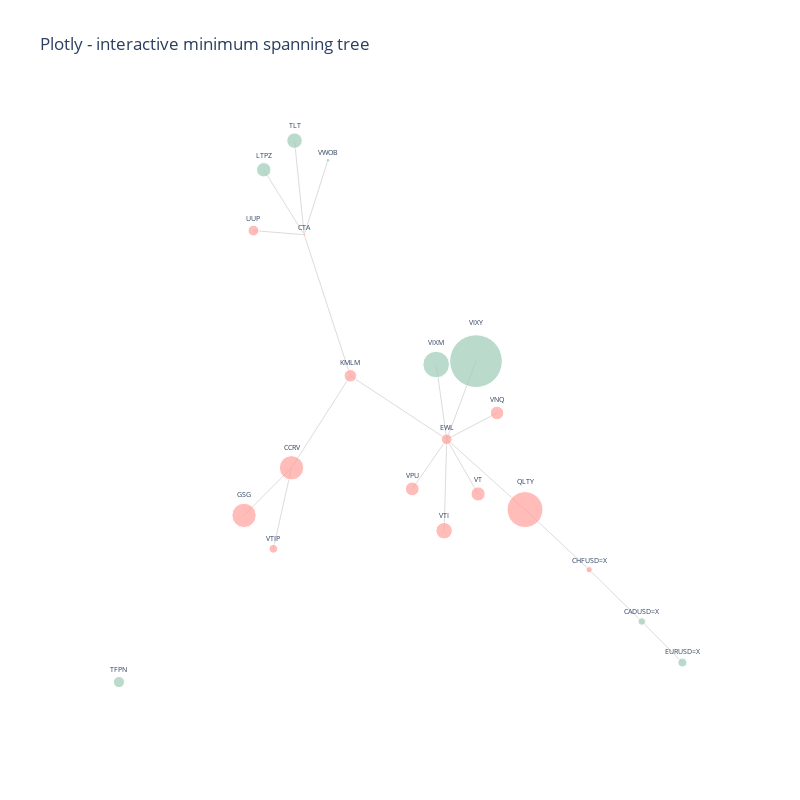

Notebook code for this chart:
### Code cell
figEtf = plot_graph(etfData, 0.3)

#TODO ?

# Save interactive vis to json
figEtf.write_json(etfGraphJsonFile)
#figEtf.write_image("assets/stock_correlations2.png", format='png')
#figEtf.write_image("assets/stock_correlations2.svg", format='svg')
#figEtf.write_image("assets/stock_correlations2.webp", format='webp')

figEtf2 = px.scatter()
figEtf2.write_html(etfGraphImgFile)

### Figure 1 — Plotly figure (JSON) as saved in the notebook; plotly's stock layout.template omitted (floating-point values rounded to 4 significant figures)
{"data": [{"hoverinfo": "none", "line": {"color": "#DCDCDC", "width": 1}, "mode": "lines", "showlegend": false, "type": "scatter", "x": [0.8576, 0.6726, null, 0.8576, 1, null, -0.3729, -0.5396, null, -0.3729, -0.1662, null, -0.3729, -0.4365, null, 0.6726, 0.4473, null, -0.3283, -0.1662, null, -0.3283, -0.4703, null, -0.3283, -0.3623, null, -0.3283, -0.5066, null, -0.3283, -0.2449, null, 0.1724, -0.1662, null, 0.1724, 0.4473, null, 0.1724, 0.1353, null, 0.1724, 0.2751, null, 0.1724, 0.3491, null, 0.1724, 0.05119, null, 0.1724, 0.2826, null, 0.1724, 0.1632, null], "y": [-0.4013, -0.2941, null, -0.4013, -0.4863, null, -0.08312, -0.1816, null, -0.08312, 0.1073, null, -0.08312, -0.2508, null, -0.2941, -0.1696, null, 0.3994, 0.1073, null, 0.3994, 0.5338, null, 0.3994, 0.5941, null, 0.3994, 0.4079, null, 0.3994, 0.5536, null, -0.02409, 0.1073, null, -0.02409, -0.1696, null, -0.02409, 0.1307, null, -0.02409, 0.1376, null, -0.02409, 0.03043, null, -0.02409, -0.1268, null, -0.02409, -0.1372, null, -0.02409, -0.2134, null]}, {"hoverinfo": "text", "hovertext": ["<b>CADUSD=X</b><br>Annualized Returns: 2.3%<br>Annualized Volatility: 7.1%<br><br>Strongest correlations with: <br>EURUSD=X: 0.53<br>CHFUSD=X: 0.44<br>QLTY: -0.27<br><br>Weakest correlations with: <br>VTI: -0.00<br>VT: -0.01<br>LTPZ: -0.01<br>", "<b>CCRV</b><br>Annualized Returns: -23.6%<br>Annualized Volatility: 21.2%<br><br>Strongest correlations with: <br>GSG: 0.92<br>KMLM: 0.35<br>VTIP: 0.35<br><br>Weakest correlations with: <br>CHFUSD=X: -0.01<br>EURUSD=X: -0.03<br>CTA: -0.04<br>", "<b>CHFUSD=X</b><br>Annualized Returns: -1.6%<br>Annualized Volatility: 7.9%<br><br>Strongest correlations with: <br>EURUSD=X: 0.75<br>CADUSD=X: 0.44<br>QLTY: -0.32<br><br>Weakest correlations with: <br>VWOB: -0.00<br>KMLM: 0.00<br>CCRV: -0.01<br>", "<b>CTA</b><br>Annualized Returns: -0.3%<br>Annualized Volatility: 17.2%<br><br>Strongest correlations with: <br>UUP: 0.41<br>VTIP: -0.41<br>KMLM: 0.40<br><br>Weakest correlations with: <br>QLTY: -0.00<br>GSG: -0.03<br>VIXM: 0.03<br>", "<b>EURUSD=X</b><br>Annualized Returns: 3.2%<br>Annualized Volatility: 7.8%<br><br>Strongest correlations with: <br>CHFUSD=X: 0.75<br>CADUSD=X: 0.53<br>QLTY: -0.31<br><br>Weakest correlations with: <br>KMLM: 0.01<br>TFPN: 0.02<br>VTI: -0.02<br>", "<b>EWL</b><br>Annualized Returns: -4.6%<br>Annualized Volatility: 16.4%<br><br>Strongest correlations with: <br>VT: 0.81<br>VTI: 0.74<br>VNQ: 0.62<br><br>Weakest correlations with: <br>CADUSD=X: 0.02<br>EURUSD=X: -0.02<br>CHFUSD=X: -0.07<br>", "<b>GSG</b><br>Annualized Returns: -23.5%<br>Annualized Volatility: 24.2%<br><br>Strongest correlations with: <br>CCRV: 0.92<br>KMLM: 0.36<br>VTIP: 0.35<br><br>Weakest correlations with: <br>CHFUSD=X: -0.02<br>CTA: -0.03<br>EURUSD=X: -0.04<br>", "<b>KMLM</b><br>Annualized Returns: -6.3%<br>Annualized Volatility: 17.2%<br><br>Strongest correlations with: <br>VWOB: -0.49<br>TLT: -0.46<br>CTA: 0.40<br><br>Weakest correlations with: <br>CHFUSD=X: 0.00<br>EURUSD=X: 0.01<br>VIXY: 0.10<br>", "<b>LTPZ</b><br>Annualized Returns: 8.3%<br>Annualized Volatility: 18.5%<br><br>Strongest correlations with: <br>TLT: 0.81<br>VTIP: 0.68<br>VWOB: 0.58<br><br>Weakest correlations with: <br>CADUSD=X: -0.01<br>EURUSD=X: 0.02<br>CHFUSD=X: 0.02<br>", "<b>QLTY</b><br>Annualized Returns: -51.3%<br>Annualized Volatility: 9.7%<br><br>Strongest correlations with: <br>VTI: 0.88<br>VT: 0.82<br>VIXY: -0.55<br><br>Weakest correlations with: <br>CTA: -0.00<br>VTIP: 0.07<br>TFPN: -0.09<br>", "<b>TFPN</b><br>Annualized Returns: 5.0%<br>Annualized Volatility: 6.3%<br><br>Strongest correlations with: <br>KMLM: 0.22<br>CCRV: 0.12<br>LTPZ: -0.12<br><br>Weakest correlations with: <br>VTIP: -0.00<br>VT: -0.01<br>VIXM: 0.01<br>", "<b>TLT</b><br>Annualized Returns: 9.5%<br>Annualized Volatility: 17.6%<br><br>Strongest correlations with: <br>LTPZ: 0.81<br>VWOB: 0.59<br>KMLM: -0.46<br><br>Weakest correlations with: <br>VIXM: -0.01<br>VIXY: 0.01<br>CADUSD=X: -0.04<br>", "<b>UUP</b><br>Annualized Returns: -4.6%<br>Annualized Volatility: 7.5%<br><br>Strongest correlations with: <br>EWL: -0.62<br>VT: -0.54<br>VWOB: -0.51<br><br>Weakest correlations with: <br>CHFUSD=X: -0.01<br>EURUSD=X: -0.02<br>CADUSD=X: -0.04<br>", "<b>VIXM</b><br>Annualized Returns: 28.3%<br>Annualized Volatility: 28.6%<br><br>Strongest correlations with: <br>VIXY: 0.92<br>VT: -0.75<br>VTI: -0.75<br><br>Weakest correlations with: <br>TFPN: 0.01<br>TLT: -0.01<br>EURUSD=X: 0.03<br>", "<b>VIXY</b><br>Annualized Returns: 111.2%<br>Annualized Volatility: 65.7%<br><br>Strongest correlations with: <br>VIXM: 0.92<br>VT: -0.76<br>VTI: -0.76<br><br>Weakest correlations with: <br>TLT: 0.01<br>CADUSD=X: 0.01<br>EURUSD=X: 0.02<br>", "<b>VNQ</b><br>Annualized Returns: -7.3%<br>Annualized Volatility: 20.4%<br><br>Strongest correlations with: <br>VTI: 0.76<br>VT: 0.75<br>VPU: 0.69<br><br>Weakest correlations with: <br>CHFUSD=X: -0.02<br>EURUSD=X: 0.02<br>CADUSD=X: 0.02<br>", "<b>VPU</b><br>Annualized Returns: -7.5%<br>Annualized Volatility: 17.9%<br><br>Strongest correlations with: <br>VNQ: 0.69<br>QLTY: 0.53<br>VTI: 0.52<br><br>Weakest correlations with: <br>CADUSD=X: -0.02<br>CHFUSD=X: -0.04<br>EURUSD=X: -0.06<br>", "<b>VT</b><br>Annualized Returns: -8.0%<br>Annualized Volatility: 16.9%<br><br>Strongest correlations with: <br>VTI: 0.98<br>QLTY: 0.82<br>EWL: 0.81<br><br>Weakest correlations with: <br>TFPN: -0.01<br>CADUSD=X: -0.01<br>EURUSD=X: -0.03<br>", "<b>VTI</b><br>Annualized Returns: -10.8%<br>Annualized Volatility: 18.3%<br><br>Strongest correlations with: <br>VT: 0.98<br>QLTY: 0.88<br>VNQ: 0.76<br><br>Weakest correlations with: <br>CADUSD=X: -0.00<br>TFPN: 0.02<br>EURUSD=X: -0.02<br>", "<b>VTIP</b><br>Annualized Returns: -3.0%<br>Annualized Volatility: 3.3%<br><br>Strongest correlations with: <br>LTPZ: 0.68<br>VWOB: 0.48<br>TLT: 0.45<br><br>Weakest correlations with: <br>TFPN: -0.00<br>EURUSD=X: 0.06<br>CHFUSD=X: 0.06<br>", "<b>VWOB</b><br>Annualized Returns: 0.6%<br>Annualized Volatility: 10.7%<br><br>Strongest correlations with: <br>VT: 0.61<br>TLT: 0.59<br>LTPZ: 0.58<br><br>Weakest correlations with: <br>CHFUSD=X: -0.00<br>EURUSD=X: 0.02<br>TFPN: -0.03<br>"], "marker": {"color": ["#9eccb7", "#ffa09b", "#ffa09b", "#ffa09b", "#9eccb7", "#ffa09b", "#ffa09b", "#ffa09b", "#9eccb7", "#ffa09b", "#9eccb7", "#9eccb7", "#ffa09b", "#9eccb7", "#9eccb7", "#ffa09b", "#ffa09b", "#ffa09b", "#ffa09b", "#ffa09b", "#9eccb7"], "line": {"width": 1}, "size": [7.585, 24.27, 6.314, 2.827, 8.988, 10.74, 24.24, 12.51, 14.38, 35.81, 11.14, 15.44, 10.72, 26.58, 52.72, 13.5, 13.71, 14.13, 16.41, 8.636, 3.775]}, "mode": "markers+text", "showlegend": false, "text": ["CADUSD=X", "CCRV", "CHFUSD=X", "CTA", "EURUSD=X", "EWL", "GSG", "KMLM", "LTPZ", "QLTY", "TFPN", "TLT", "UUP", "VIXM", "VIXY", "VNQ", "VPU", "VT", "VTI", "VTIP", "VWOB"], "textfont": {"size": 7}, "textposition": "top center", "type": "scatter", "x": [0.8576, -0.3729, 0.6726, -0.3283, 1, 0.1724, -0.5396, -0.1662, -0.4703, 0.4473, -0.9789, -0.3623, -0.5066, 0.1353, 0.2751, 0.3491, 0.05119, 0.2826, 0.1632, -0.4365, -0.2449], "y": [-0.4013, -0.08312, -0.2941, 0.3994, -0.4863, -0.02409, -0.1816, 0.1073, 0.5338, -0.1696, -0.5266, 0.5941, 0.4079, 0.1307, 0.1376, 0.03043, -0.1268, -0.1372, -0.2134, -0.2508, 0.5536]}], "layout": {"autosize": false, "height": 800, "hovermode": "closest", "plot_bgcolor": "#fff", "showlegend": false, "title": {"text": "Plotly - interactive minimum spanning tree"}, "width": 800, "xaxis": {"showgrid": false, "showline": false, "showticklabels": false, "ticks": "", "title": {"font": {"size": 20}, "text": ""}, "zeroline": false}, "yaxis": {"showgrid": false, "showline": false, "showticklabels": false, "ticks": "", "title": {"font": {"size": 20}, "text": ""}, "zeroline": false}}}
